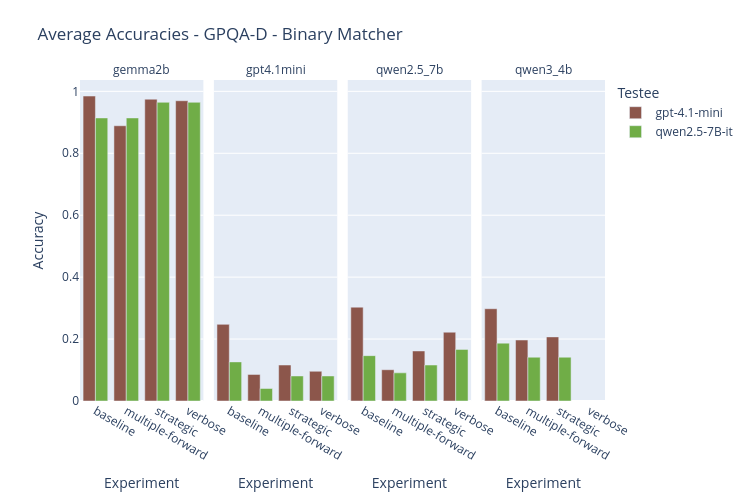
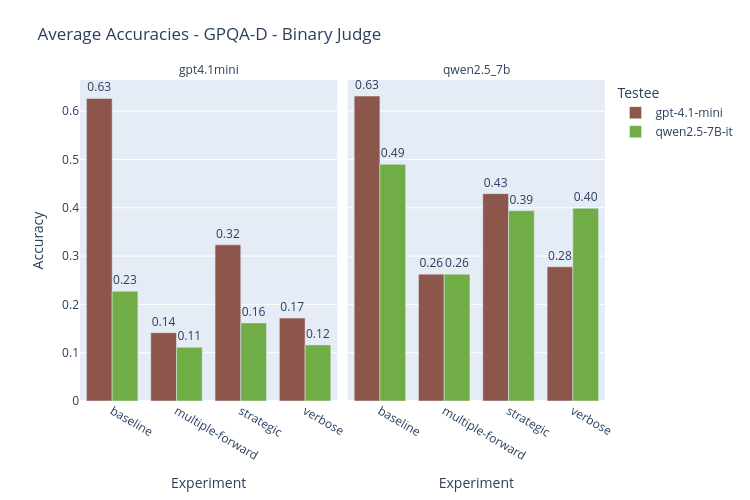
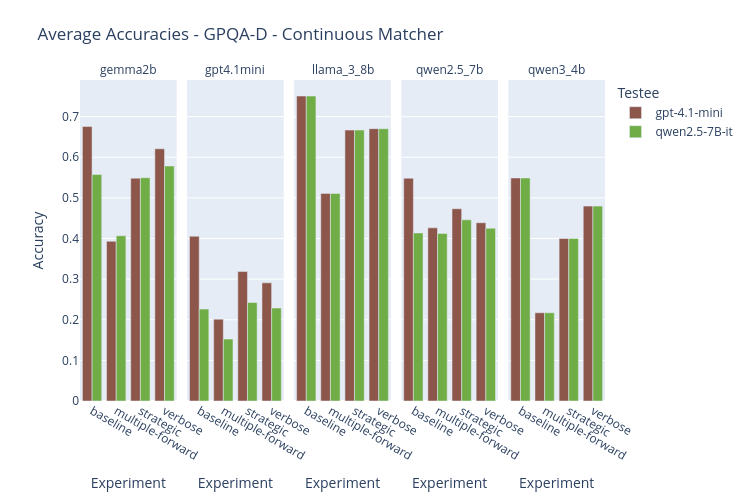
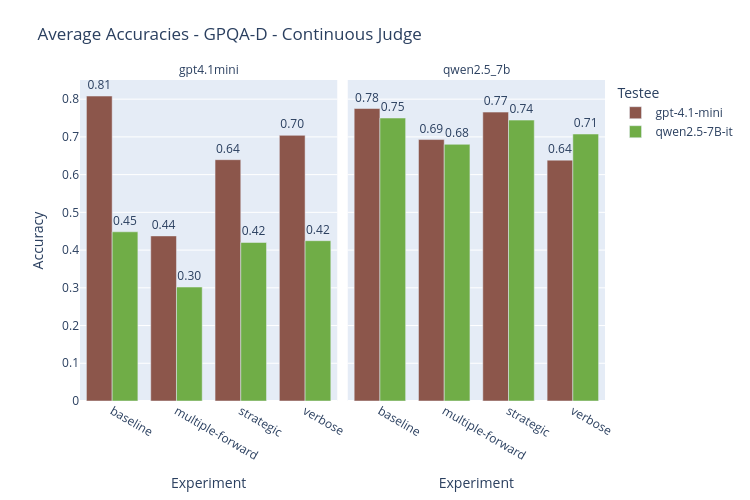

Write notebook code for charts like these, in order.
### Code cell
#mean_Accuracies
def get_avg_acc_over_bench(qual_scores, title):
    means = []
    print(qual_scores[0])
    
    for score in qual_scores:
        df1 = pd.read_csv(score)
        df2 = pd.read_csv(score.replace("qual", "quant"))
        mean_acc, tot = mean_accuracy(pd.concat([df1, df2], ignore_index=True))
        testee, judge, exp, qtype = get_exp(score)
        means.append([judge, testee, exp, tot, mean_acc])

    headers = ["Judge", "Testee", "Experiment", "Data Samples", "Accuracy"]
    table = tabulate(means, headers=headers, tablefmt="grid")
    print(table)

    df = pd.DataFrame(means, columns=["Judge", "Testee","Experiment", "Data Samples", "Accuracy"])
    fig = px.bar(
    df,
    x="Experiment",
    y="Accuracy",
    color="Testee",
    barmode="group",
    facet_col="Judge",
    text="Accuracy",
    title=title,
    color_discrete_map={
        "gpt-4.1-mini": "#8c564b",
        "qwen2.5-7B-it": "#70ad47"
        }
    )

    # Clean up facet labels
    fig.for_each_annotation(lambda a: a.update(text=a.text.split("=")[-1]))

    # Adjust subplot spacing
    fig.update_layout(
        uniformtext_minsize=8,
        uniformtext_mode='hide',
        width=750,    # wider figure for readability
        height=500,
        margin=dict(t=80, b=80),
    )

    # Optional: rotate x-axis labels
    fig.update_xaxes(tickangle=30)

    fig.update_traces(texttemplate='%{text:.2f}', textposition='outside')
    fig.show()

    return df

titles = [
    "Binary Matcher", "Binary Judge", "Continuous Matcher", "Continuous Judge"
]
mean_dfs = {}
for i, para in enumerate(paradigms):
    qual_scores = [s for s in scores[para] if "qual" in s]
    mean_m_df = get_avg_acc_over_bench(qual_scores, 
                                       f"Average Accuracies - GPQA-D - {titles[i]}")

    mean_dfs[para] = mean_m_df

### Figure 1 — Plotly figure (JSON) as saved in the notebook; plotly's stock layout.template omitted (floating-point values rounded to 4 significant figures)
{"data": [{"alignmentgroup": "True", "hovertemplate": "Testee=gpt-4.1-mini<br>Judge=gemma2b<br>Experiment=%{x}<br>Accuracy=%{text}<extra></extra>", "legendgroup": "gpt-4.1-mini", "marker": {"color": "#8c564b", "pattern": {"shape": ""}}, "name": "gpt-4.1-mini", "offsetgroup": "gpt-4.1-mini", "orientation": "v", "showlegend": true, "text": [0.9848, 0.8889, 0.9747, 0.9697], "textposition": "outside", "texttemplate": "%{text:.2f}", "type": "bar", "x": ["baseline", "multiple-forward", "strategic", "verbose"], "xaxis": "x", "y": [0.9848, 0.8889, 0.9747, 0.9697], "yaxis": "y"}, {"alignmentgroup": "True", "hovertemplate": "Testee=gpt-4.1-mini<br>Judge=gpt4.1mini<br>Experiment=%{x}<br>Accuracy=%{text}<extra></extra>", "legendgroup": "gpt-4.1-mini", "marker": {"color": "#8c564b", "pattern": {"shape": ""}}, "name": "gpt-4.1-mini", "offsetgroup": "gpt-4.1-mini", "orientation": "v", "showlegend": false, "text": [0.2475, 0.08586, 0.1162, 0.09596], "textposition": "outside", "texttemplate": "%{text:.2f}", "type": "bar", "x": ["baseline", "multiple-forward", "strategic", "verbose"], "xaxis": "x2", "y": [0.2475, 0.08586, 0.1162, 0.09596], "yaxis": "y2"}, {"alignmentgroup": "True", "hovertemplate": "Testee=gpt-4.1-mini<br>Judge=qwen2.5_7b<br>Experiment=%{x}<br>Accuracy=%{text}<extra></extra>", "legendgroup": "gpt-4.1-mini", "marker": {"color": "#8c564b", "pattern": {"shape": ""}}, "name": "gpt-4.1-mini", "offsetgroup": "gpt-4.1-mini", "orientation": "v", "showlegend": false, "text": [0.303, 0.101, 0.1616, 0.2222], "textposition": "outside", "texttemplate": "%{text:.2f}", "type": "bar", "x": ["baseline", "multiple-forward", "strategic", "verbose"], "xaxis": "x3", "y": [0.303, 0.101, 0.1616, 0.2222], "yaxis": "y3"}, {"alignmentgroup": "True", "hovertemplate": "Testee=gpt-4.1-mini<br>Judge=qwen3_4b<br>Experiment=%{x}<br>Accuracy=%{text}<extra></extra>", "legendgroup": "gpt-4.1-mini", "marker": {"color": "#8c564b", "pattern": {"shape": ""}}, "name": "gpt-4.1-mini", "offsetgroup": "gpt-4.1-mini", "orientation": "v", "showlegend": false, "text": [0.298, 0.197, 0.2071], "textposition": "outside", "texttemplate": "%{text:.2f}", "type": "bar", "x": ["baseline", "multiple-forward", "strategic"], "xaxis": "x4", "y": [0.298, 0.197, 0.2071], "yaxis": "y4"}, {"alignmentgroup": "True", "hovertemplate": "Testee=qwen2.5-7B-it<br>Judge=gemma2b<br>Experiment=%{x}<br>Accuracy=%{text}<extra></extra>", "legendgroup": "qwen2.5-7B-it", "marker": {"color": "#70ad47", "pattern": {"shape": ""}}, "name": "qwen2.5-7B-it", "offsetgroup": "qwen2.5-7B-it", "orientation": "v", "showlegend": true, "text": [0.9141, 0.9141, 0.9646, 0.9646], "textposition": "outside", "texttemplate": "%{text:.2f}", "type": "bar", "x": ["baseline", "multiple-forward", "strategic", "verbose"], "xaxis": "x", "y": [0.9141, 0.9141, 0.9646, 0.9646], "yaxis": "y"}, {"alignmentgroup": "True", "hovertemplate": "Testee=qwen2.5-7B-it<br>Judge=gpt4.1mini<br>Experiment=%{x}<br>Accuracy=%{text}<extra></extra>", "legendgroup": "qwen2.5-7B-it", "marker": {"color": "#70ad47", "pattern": {"shape": ""}}, "name": "qwen2.5-7B-it", "offsetgroup": "qwen2.5-7B-it", "orientation": "v", "showlegend": false, "text": [0.1263, 0.0404, 0.08081, 0.08081], "textposition": "outside", "texttemplate": "%{text:.2f}", "type": "bar", "x": ["baseline", "multiple-forward", "strategic", "verbose"], "xaxis": "x2", "y": [0.1263, 0.0404, 0.08081, 0.08081], "yaxis": "y2"}, {"alignmentgroup": "True", "hovertemplate": "Testee=qwen2.5-7B-it<br>Judge=qwen2.5_7b<br>Experiment=%{x}<br>Accuracy=%{text}<extra></extra>", "legendgroup": "qwen2.5-7B-it", "marker": {"color": "#70ad47", "pattern": {"shape": ""}}, "name": "qwen2.5-7B-it", "offsetgroup": "qwen2.5-7B-it", "orientation": "v", "showlegend": false, "text": [0.1465, 0.09091, 0.1162, 0.1667], "textposition": "outside", "texttemplate": "%{text:.2f}", "type": "bar", "x": ["baseline", "multiple-forward", "strategic", "verbose"], "xaxis": "x3", "y": [0.1465, 0.09091, 0.1162, 0.1667], "yaxis": "y3"}, {"alignmentgroup": "True", "hovertemplate": "Testee=qwen2.5-7B-it<br>Judge=qwen3_4b<br>Experiment=%{x}<br>Accuracy=%{text}<extra></extra>", "legendgroup": "qwen2.5-7B-it", "marker": {"color": "#70ad47", "pattern": {"shape": ""}}, "name": "qwen2.5-7B-it", "offsetgroup": "qwen2.5-7B-it", "orientation": "v", "showlegend": false, "text": [0.1869, 0.1414, 0.1414], "textposition": "outside", "texttemplate": "%{text:.2f}", "type": "bar", "x": ["baseline", "multiple-forward", "strategic"], "xaxis": "x4", "y": [0.1869, 0.1414, 0.1414], "yaxis": "y4"}], "layout": {"annotations": [{"font": {}, "showarrow": false, "text": "gemma2b", "x": 0.1175, "xanchor": "center", "xref": "paper", "y": 1, "yanchor": "bottom", "yref": "paper"}, {"font": {}, "showarrow": false, "text": "gpt4.1mini", "x": 0.3725, "xanchor": "center", "xref": "paper", "y": 1, "yanchor": "bottom", "yref": "paper"}, {"font": {}, "showarrow": false, "text": "qwen2.5_7b", "x": 0.6275, "xanchor": "center", "xref": "paper", "y": 1, "yanchor": "bottom", "yref": "paper"}, {"font": {}, "showarrow": false, "text": "qwen3_4b", "x": 0.8825, "xanchor": "center", "xref": "paper", "y": 1, "yanchor": "bottom", "yref": "paper"}], "barmode": "group", "height": 500, "legend": {"title": {"text": "Testee"}, "tracegroupgap": 0}, "margin": {"b": 80, "t": 80}, "title": {"text": "Average Accuracies - GPQA-D - Binary Matcher"}, "uniformtext": {"minsize": 8, "mode": "hide"}, "width": 750, "xaxis": {"anchor": "y", "domain": [0, 0.235], "tickangle": 30, "title": {"text": "Experiment"}}, "xaxis2": {"anchor": "y2", "domain": [0.255, 0.49], "matches": "x", "tickangle": 30, "title": {"text": "Experiment"}}, "xaxis3": {"anchor": "y3", "domain": [0.51, 0.745], "matches": "x", "tickangle": 30, "title": {"text": "Experiment"}}, "xaxis4": {"anchor": "y4", "domain": [0.765, 1.0], "matches": "x", "tickangle": 30, "title": {"text": "Experiment"}}, "yaxis": {"anchor": "x", "domain": [0, 1], "title": {"text": "Accuracy"}}, "yaxis2": {"anchor": "x2", "domain": [0, 1], "matches": "y", "showticklabels": false}, "yaxis3": {"anchor": "x3", "domain": [0, 1], "matches": "y", "showticklabels": false}, "yaxis4": {"anchor": "x4", "domain": [0, 1], "matches": "y", "showticklabels": false}}}

### Figure 2 — Plotly figure (JSON) as saved in the notebook; plotly's stock layout.template omitted (floating-point values rounded to 4 significant figures)
{"data": [{"alignmentgroup": "True", "hovertemplate": "Testee=gpt-4.1-mini<br>Judge=gpt4.1mini<br>Experiment=%{x}<br>Accuracy=%{text}<extra></extra>", "legendgroup": "gpt-4.1-mini", "marker": {"color": "#8c564b", "pattern": {"shape": ""}}, "name": "gpt-4.1-mini", "offsetgroup": "gpt-4.1-mini", "orientation": "v", "showlegend": true, "text": [0.6263, 0.1414, 0.3232, 0.1717], "textposition": "outside", "texttemplate": "%{text:.2f}", "type": "bar", "x": ["baseline", "multiple-forward", "strategic", "verbose"], "xaxis": "x", "y": [0.6263, 0.1414, 0.3232, 0.1717], "yaxis": "y"}, {"alignmentgroup": "True", "hovertemplate": "Testee=gpt-4.1-mini<br>Judge=qwen2.5_7b<br>Experiment=%{x}<br>Accuracy=%{text}<extra></extra>", "legendgroup": "gpt-4.1-mini", "marker": {"color": "#8c564b", "pattern": {"shape": ""}}, "name": "gpt-4.1-mini", "offsetgroup": "gpt-4.1-mini", "orientation": "v", "showlegend": false, "text": [0.6313, 0.2626, 0.4293, 0.2778], "textposition": "outside", "texttemplate": "%{text:.2f}", "type": "bar", "x": ["baseline", "multiple-forward", "strategic", "verbose"], "xaxis": "x2", "y": [0.6313, 0.2626, 0.4293, 0.2778], "yaxis": "y2"}, {"alignmentgroup": "True", "hovertemplate": "Testee=qwen2.5-7B-it<br>Judge=gpt4.1mini<br>Experiment=%{x}<br>Accuracy=%{text}<extra></extra>", "legendgroup": "qwen2.5-7B-it", "marker": {"color": "#70ad47", "pattern": {"shape": ""}}, "name": "qwen2.5-7B-it", "offsetgroup": "qwen2.5-7B-it", "orientation": "v", "showlegend": true, "text": [0.2273, 0.1111, 0.1616, 0.1162], "textposition": "outside", "texttemplate": "%{text:.2f}", "type": "bar", "x": ["baseline", "multiple-forward", "strategic", "verbose"], "xaxis": "x", "y": [0.2273, 0.1111, 0.1616, 0.1162], "yaxis": "y"}, {"alignmentgroup": "True", "hovertemplate": "Testee=qwen2.5-7B-it<br>Judge=qwen2.5_7b<br>Experiment=%{x}<br>Accuracy=%{text}<extra></extra>", "legendgroup": "qwen2.5-7B-it", "marker": {"color": "#70ad47", "pattern": {"shape": ""}}, "name": "qwen2.5-7B-it", "offsetgroup": "qwen2.5-7B-it", "orientation": "v", "showlegend": false, "text": [0.4899, 0.2626, 0.3939, 0.399], "textposition": "outside", "texttemplate": "%{text:.2f}", "type": "bar", "x": ["baseline", "multiple-forward", "strategic", "verbose"], "xaxis": "x2", "y": [0.4899, 0.2626, 0.3939, 0.399], "yaxis": "y2"}], "layout": {"annotations": [{"font": {}, "showarrow": false, "text": "gpt4.1mini", "x": 0.245, "xanchor": "center", "xref": "paper", "y": 1, "yanchor": "bottom", "yref": "paper"}, {"font": {}, "showarrow": false, "text": "qwen2.5_7b", "x": 0.755, "xanchor": "center", "xref": "paper", "y": 1, "yanchor": "bottom", "yref": "paper"}], "barmode": "group", "height": 500, "legend": {"title": {"text": "Testee"}, "tracegroupgap": 0}, "margin": {"b": 80, "t": 80}, "title": {"text": "Average Accuracies - GPQA-D - Binary Judge"}, "uniformtext": {"minsize": 8, "mode": "hide"}, "width": 750, "xaxis": {"anchor": "y", "domain": [0, 0.49], "tickangle": 30, "title": {"text": "Experiment"}}, "xaxis2": {"anchor": "y2", "domain": [0.51, 1], "matches": "x", "tickangle": 30, "title": {"text": "Experiment"}}, "yaxis": {"anchor": "x", "domain": [0, 1], "title": {"text": "Accuracy"}}, "yaxis2": {"anchor": "x2", "domain": [0, 1], "matches": "y", "showticklabels": false}}}

### Figure 3 — Plotly figure (JSON) as saved in the notebook; plotly's stock layout.template omitted (floating-point values rounded to 4 significant figures)
{"data": [{"alignmentgroup": "True", "hovertemplate": "Testee=gpt-4.1-mini<br>Judge=gemma2b<br>Experiment=%{x}<br>Accuracy=%{text}<extra></extra>", "legendgroup": "gpt-4.1-mini", "marker": {"color": "#8c564b", "pattern": {"shape": ""}}, "name": "gpt-4.1-mini", "offsetgroup": "gpt-4.1-mini", "orientation": "v", "showlegend": true, "text": [0.6759, 0.3932, 0.5485, 0.6209], "textposition": "outside", "texttemplate": "%{text:.2f}", "type": "bar", "x": ["baseline", "multiple-forward", "strategic", "verbose"], "xaxis": "x", "y": [0.6759, 0.3932, 0.5485, 0.6209], "yaxis": "y"}, {"alignmentgroup": "True", "hovertemplate": "Testee=gpt-4.1-mini<br>Judge=gpt4.1mini<br>Experiment=%{x}<br>Accuracy=%{text}<extra></extra>", "legendgroup": "gpt-4.1-mini", "marker": {"color": "#8c564b", "pattern": {"shape": ""}}, "name": "gpt-4.1-mini", "offsetgroup": "gpt-4.1-mini", "orientation": "v", "showlegend": false, "text": [0.4056, 0.2015, 0.3187, 0.2909], "textposition": "outside", "texttemplate": "%{text:.2f}", "type": "bar", "x": ["baseline", "multiple-forward", "strategic", "verbose"], "xaxis": "x2", "y": [0.4056, 0.2015, 0.3187, 0.2909], "yaxis": "y2"}, {"alignmentgroup": "True", "hovertemplate": "Testee=gpt-4.1-mini<br>Judge=llama_3_8b<br>Experiment=%{x}<br>Accuracy=%{text}<extra></extra>", "legendgroup": "gpt-4.1-mini", "marker": {"color": "#8c564b", "pattern": {"shape": ""}}, "name": "gpt-4.1-mini", "offsetgroup": "gpt-4.1-mini", "orientation": "v", "showlegend": false, "text": [0.7507, 0.5111, 0.6669, 0.6705], "textposition": "outside", "texttemplate": "%{text:.2f}", "type": "bar", "x": ["baseline", "multiple-forward", "strategic", "verbose"], "xaxis": "x3", "y": [0.7507, 0.5111, 0.6669, 0.6705], "yaxis": "y3"}, {"alignmentgroup": "True", "hovertemplate": "Testee=gpt-4.1-mini<br>Judge=qwen2.5_7b<br>Experiment=%{x}<br>Accuracy=%{text}<extra></extra>", "legendgroup": "gpt-4.1-mini", "marker": {"color": "#8c564b", "pattern": {"shape": ""}}, "name": "gpt-4.1-mini", "offsetgroup": "gpt-4.1-mini", "orientation": "v", "showlegend": false, "text": [0.5485, 0.4263, 0.4732, 0.4389], "textposition": "outside", "texttemplate": "%{text:.2f}", "type": "bar", "x": ["baseline", "multiple-forward", "strategic", "verbose"], "xaxis": "x4", "y": [0.5485, 0.4263, 0.4732, 0.4389], "yaxis": "y4"}, {"alignmentgroup": "True", "hovertemplate": "Testee=gpt-4.1-mini<br>Judge=qwen3_4b<br>Experiment=%{x}<br>Accuracy=%{text}<extra></extra>", "legendgroup": "gpt-4.1-mini", "marker": {"color": "#8c564b", "pattern": {"shape": ""}}, "name": "gpt-4.1-mini", "offsetgroup": "gpt-4.1-mini", "orientation": "v", "showlegend": false, "text": [0.549, 0.2172, 0.4, 0.4798], "textposition": "outside", "texttemplate": "%{text:.2f}", "type": "bar", "x": ["baseline", "multiple-forward", "strategic", "verbose"], "xaxis": "x5", "y": [0.549, 0.2172, 0.4, 0.4798], "yaxis": "y5"}, {"alignmentgroup": "True", "hovertemplate": "Testee=qwen2.5-7B-it<br>Judge=gemma2b<br>Experiment=%{x}<br>Accuracy=%{text}<extra></extra>", "legendgroup": "qwen2.5-7B-it", "marker": {"color": "#70ad47", "pattern": {"shape": ""}}, "name": "qwen2.5-7B-it", "offsetgroup": "qwen2.5-7B-it", "orientation": "v", "showlegend": true, "text": [0.5575, 0.4067, 0.5496, 0.5785], "textposition": "outside", "texttemplate": "%{text:.2f}", "type": "bar", "x": ["baseline", "multiple-forward", "strategic", "verbose"], "xaxis": "x", "y": [0.5575, 0.4067, 0.5496, 0.5785], "yaxis": "y"}, {"alignmentgroup": "True", "hovertemplate": "Testee=qwen2.5-7B-it<br>Judge=gpt4.1mini<br>Experiment=%{x}<br>Accuracy=%{text}<extra></extra>", "legendgroup": "qwen2.5-7B-it", "marker": {"color": "#70ad47", "pattern": {"shape": ""}}, "name": "qwen2.5-7B-it", "offsetgroup": "qwen2.5-7B-it", "orientation": "v", "showlegend": false, "text": [0.2263, 0.1525, 0.2424, 0.2288], "textposition": "outside", "texttemplate": "%{text:.2f}", "type": "bar", "x": ["baseline", "multiple-forward", "strategic", "verbose"], "xaxis": "x2", "y": [0.2263, 0.1525, 0.2424, 0.2288], "yaxis": "y2"}, {"alignmentgroup": "True", "hovertemplate": "Testee=qwen2.5-7B-it<br>Judge=llama_3_8b<br>Experiment=%{x}<br>Accuracy=%{text}<extra></extra>", "legendgroup": "qwen2.5-7B-it", "marker": {"color": "#70ad47", "pattern": {"shape": ""}}, "name": "qwen2.5-7B-it", "offsetgroup": "qwen2.5-7B-it", "orientation": "v", "showlegend": false, "text": [0.7507, 0.5111, 0.6669, 0.6705], "textposition": "outside", "texttemplate": "%{text:.2f}", "type": "bar", "x": ["baseline", "multiple-forward", "strategic", "verbose"], "xaxis": "x3", "y": [0.7507, 0.5111, 0.6669, 0.6705], "yaxis": "y3"}, {"alignmentgroup": "True", "hovertemplate": "Testee=qwen2.5-7B-it<br>Judge=qwen2.5_7b<br>Experiment=%{x}<br>Accuracy=%{text}<extra></extra>", "legendgroup": "qwen2.5-7B-it", "marker": {"color": "#70ad47", "pattern": {"shape": ""}}, "name": "qwen2.5-7B-it", "offsetgroup": "qwen2.5-7B-it", "orientation": "v", "showlegend": false, "text": [0.4136, 0.4126, 0.446, 0.4253], "textposition": "outside", "texttemplate": "%{text:.2f}", "type": "bar", "x": ["baseline", "multiple-forward", "strategic", "verbose"], "xaxis": "x4", "y": [0.4136, 0.4126, 0.446, 0.4253], "yaxis": "y4"}, {"alignmentgroup": "True", "hovertemplate": "Testee=qwen2.5-7B-it<br>Judge=qwen3_4b<br>Experiment=%{x}<br>Accuracy=%{text}<extra></extra>", "legendgroup": "qwen2.5-7B-it", "marker": {"color": "#70ad47", "pattern": {"shape": ""}}, "name": "qwen2.5-7B-it", "offsetgroup": "qwen2.5-7B-it", "orientation": "v", "showlegend": false, "text": [0.549, 0.2172, 0.4, 0.4798], "textposition": "outside", "texttemplate": "%{text:.2f}", "type": "bar", "x": ["baseline", "multiple-forward", "strategic", "verbose"], "xaxis": "x5", "y": [0.549, 0.2172, 0.4, 0.4798], "yaxis": "y5"}], "layout": {"annotations": [{"font": {}, "showarrow": false, "text": "gemma2b", "x": 0.092, "xanchor": "center", "xref": "paper", "y": 1, "yanchor": "bottom", "yref": "paper"}, {"font": {}, "showarrow": false, "text": "gpt4.1mini", "x": 0.296, "xanchor": "center", "xref": "paper", "y": 1, "yanchor": "bottom", "yref": "paper"}, {"font": {}, "showarrow": false, "text": "llama_3_8b", "x": 0.5, "xanchor": "center", "xref": "paper", "y": 1, "yanchor": "bottom", "yref": "paper"}, {"font": {}, "showarrow": false, "text": "qwen2.5_7b", "x": 0.704, "xanchor": "center", "xref": "paper", "y": 1, "yanchor": "bottom", "yref": "paper"}, {"font": {}, "showarrow": false, "text": "qwen3_4b", "x": 0.908, "xanchor": "center", "xref": "paper", "y": 1, "yanchor": "bottom", "yref": "paper"}], "barmode": "group", "height": 500, "legend": {"title": {"text": "Testee"}, "tracegroupgap": 0}, "margin": {"b": 80, "t": 80}, "title": {"text": "Average Accuracies - GPQA-D - Continuous Matcher"}, "uniformtext": {"minsize": 8, "mode": "hide"}, "width": 750, "xaxis": {"anchor": "y", "domain": [0, 0.184], "tickangle": 30, "title": {"text": "Experiment"}}, "xaxis2": {"anchor": "y2", "domain": [0.204, 0.388], "matches": "x", "tickangle": 30, "title": {"text": "Experiment"}}, "xaxis3": {"anchor": "y3", "domain": [0.408, 0.592], "matches": "x", "tickangle": 30, "title": {"text": "Experiment"}}, "xaxis4": {"anchor": "y4", "domain": [0.612, 0.796], "matches": "x", "tickangle": 30, "title": {"text": "Experiment"}}, "xaxis5": {"anchor": "y5", "domain": [0.816, 1], "matches": "x", "tickangle": 30, "title": {"text": "Experiment"}}, "yaxis": {"anchor": "x", "domain": [0, 1], "title": {"text": "Accuracy"}}, "yaxis2": {"anchor": "x2", "domain": [0, 1], "matches": "y", "showticklabels": false}, "yaxis3": {"anchor": "x3", "domain": [0, 1], "matches": "y", "showticklabels": false}, "yaxis4": {"anchor": "x4", "domain": [0, 1], "matches": "y", "showticklabels": false}, "yaxis5": {"anchor": "x5", "domain": [0, 1], "matches": "y", "showticklabels": false}}}

### Figure 4 — Plotly figure (JSON) as saved in the notebook; plotly's stock layout.template omitted (floating-point values rounded to 4 significant figures)
{"data": [{"alignmentgroup": "True", "hovertemplate": "Testee=gpt-4.1-mini<br>Judge=gpt4.1mini<br>Experiment=%{x}<br>Accuracy=%{text}<extra></extra>", "legendgroup": "gpt-4.1-mini", "marker": {"color": "#8c564b", "pattern": {"shape": ""}}, "name": "gpt-4.1-mini", "offsetgroup": "gpt-4.1-mini", "orientation": "v", "showlegend": true, "text": [0.8082, 0.4376, 0.6396, 0.704], "textposition": "outside", "texttemplate": "%{text:.2f}", "type": "bar", "x": ["baseline", "multiple-forward", "strategic", "verbose"], "xaxis": "x", "y": [0.8082, 0.4376, 0.6396, 0.704], "yaxis": "y"}, {"alignmentgroup": "True", "hovertemplate": "Testee=gpt-4.1-mini<br>Judge=qwen2.5_7b<br>Experiment=%{x}<br>Accuracy=%{text}<extra></extra>", "legendgroup": "gpt-4.1-mini", "marker": {"color": "#8c564b", "pattern": {"shape": ""}}, "name": "gpt-4.1-mini", "offsetgroup": "gpt-4.1-mini", "orientation": "v", "showlegend": false, "text": [0.7753, 0.6929, 0.7657, 0.6384], "textposition": "outside", "texttemplate": "%{text:.2f}", "type": "bar", "x": ["baseline", "multiple-forward", "strategic", "verbose"], "xaxis": "x2", "y": [0.7753, 0.6929, 0.7657, 0.6384], "yaxis": "y2"}, {"alignmentgroup": "True", "hovertemplate": "Testee=qwen2.5-7B-it<br>Judge=gpt4.1mini<br>Experiment=%{x}<br>Accuracy=%{text}<extra></extra>", "legendgroup": "qwen2.5-7B-it", "marker": {"color": "#70ad47", "pattern": {"shape": ""}}, "name": "qwen2.5-7B-it", "offsetgroup": "qwen2.5-7B-it", "orientation": "v", "showlegend": true, "text": [0.4484, 0.302, 0.4202, 0.4249], "textposition": "outside", "texttemplate": "%{text:.2f}", "type": "bar", "x": ["baseline", "multiple-forward", "strategic", "verbose"], "xaxis": "x", "y": [0.4484, 0.302, 0.4202, 0.4249], "yaxis": "y"}, {"alignmentgroup": "True", "hovertemplate": "Testee=qwen2.5-7B-it<br>Judge=qwen2.5_7b<br>Experiment=%{x}<br>Accuracy=%{text}<extra></extra>", "legendgroup": "qwen2.5-7B-it", "marker": {"color": "#70ad47", "pattern": {"shape": ""}}, "name": "qwen2.5-7B-it", "offsetgroup": "qwen2.5-7B-it", "orientation": "v", "showlegend": false, "text": [0.75, 0.6803, 0.7444, 0.7076], "textposition": "outside", "texttemplate": "%{text:.2f}", "type": "bar", "x": ["baseline", "multiple-forward", "strategic", "verbose"], "xaxis": "x2", "y": [0.75, 0.6803, 0.7444, 0.7076], "yaxis": "y2"}], "layout": {"annotations": [{"font": {}, "showarrow": false, "text": "gpt4.1mini", "x": 0.245, "xanchor": "center", "xref": "paper", "y": 1, "yanchor": "bottom", "yref": "paper"}, {"font": {}, "showarrow": false, "text": "qwen2.5_7b", "x": 0.755, "xanchor": "center", "xref": "paper", "y": 1, "yanchor": "bottom", "yref": "paper"}], "barmode": "group", "height": 500, "legend": {"title": {"text": "Testee"}, "tracegroupgap": 0}, "margin": {"b": 80, "t": 80}, "title": {"text": "Average Accuracies - GPQA-D - Continuous Judge"}, "uniformtext": {"minsize": 8, "mode": "hide"}, "width": 750, "xaxis": {"anchor": "y", "domain": [0, 0.49], "tickangle": 30, "title": {"text": "Experiment"}}, "xaxis2": {"anchor": "y2", "domain": [0.51, 1], "matches": "x", "tickangle": 30, "title": {"text": "Experiment"}}, "yaxis": {"anchor": "x", "domain": [0, 1], "title": {"text": "Accuracy"}}, "yaxis2": {"anchor": "x2", "domain": [0, 1], "matches": "y", "showticklabels": false}}}
